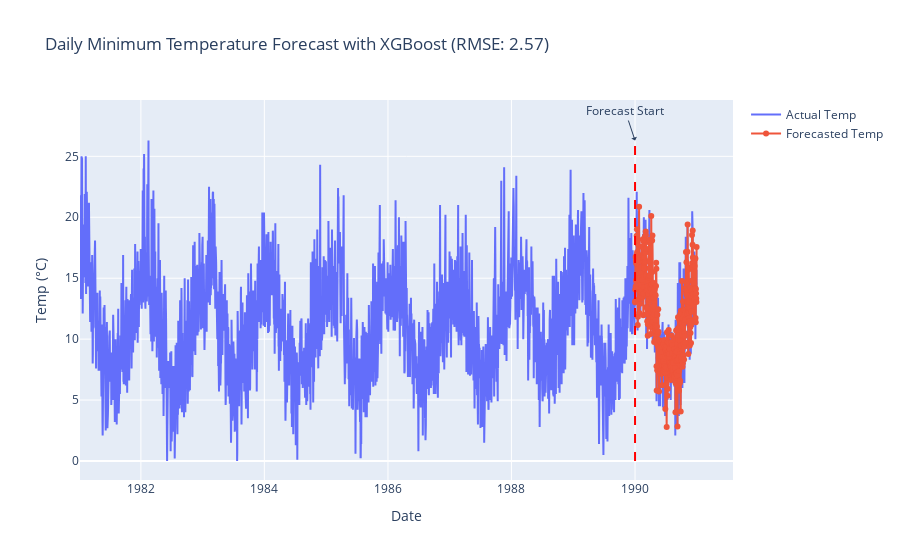

Notebook code for this chart:
### Code cell
import pandas as pd
import numpy as np
import xgboost as xgb
import plotly.graph_objs as go
from sklearn.metrics import mean_squared_error
from sklearn.model_selection import train_test_split

# Load dataset
url = "https://raw.githubusercontent.com/jbrownlee/Datasets/master/daily-min-temperatures.csv"
df = pd.read_csv(url, parse_dates=['Date'])
df.columns = ['ds', 'y']

# Create lag features
for lag in range(1, 6):
    df[f'lag_{lag}'] = df['y'].shift(lag)
df.dropna(inplace=True)

# Split into train and test
train, test = train_test_split(df, test_size=0.1, shuffle=False)
features = [f'lag_{i}' for i in range(1, 6)]

# Train model
model = xgb.XGBRegressor(objective='reg:squarederror', n_estimators=100)
model.fit(train[features], train['y'])

# Predict
test['y_pred'] = model.predict(test[features])
rmse = np.sqrt(mean_squared_error(test['y'], test['y_pred']))

# Create Plotly figure
fig = go.Figure()

# Actual full time series
fig.add_trace(go.Scatter(x=df['ds'], y=df['y'], mode='lines', name='Actual Temp'))

# Forecast (on test set)
fig.add_trace(go.Scatter(x=test['ds'], y=test['y_pred'], mode='lines+markers', name='Forecasted Temp'))

# Add vertical line where forecast starts
forecast_start = test['ds'].iloc[0]
fig.add_shape(
    type='line',
    x0=forecast_start, x1=forecast_start,
    y0=min(df['y']), y1=max(df['y']),
    line=dict(color='Red', dash='dash'),
    name='Forecast Start'
)
fig.add_annotation(
    x=forecast_start,
    y=max(df['y']),
    text="Forecast Start",
    showarrow=True,
    arrowhead=1
)

# Layout
fig.update_layout(
    title=f"Daily Minimum Temperature Forecast with XGBoost (RMSE: {rmse:.2f})",
    xaxis_title='Date',
    yaxis_title='Temp (°C)',
    shapes=[dict(
        type="line",
        x0=forecast_start,
        x1=forecast_start,
        y0=min(df['y']),
        y1=max(df['y']),
        line=dict(color="Red", width=2, dash="dash"),
    )]
)

fig.show()

### Figure 1 — Plotly figure (JSON) as saved in the notebook; plotly's stock layout.template omitted (floating-point values rounded to 4 significant figures; data arrays with more than 128 entries replaced by an {"elided": "..."} marker saying what was removed)
{"data": [{"mode": "lines", "name": "Actual Temp", "type": "scatter", "x": {"elided": "3645 str values"}, "y": {"elided": "3645 float values"}}, {"mode": "lines+markers", "name": "Forecasted Temp", "type": "scatter", "x": {"elided": "365 str values"}, "y": {"elided": "365 float values"}}], "layout": {"annotations": [{"arrowhead": 1, "showarrow": true, "text": "Forecast Start", "x": "1990-01-01T00:00:00", "y": 26.3}], "shapes": [{"line": {"color": "Red", "dash": "dash", "width": 2}, "name": "Forecast Start", "type": "line", "x0": "1990-01-01T00:00:00", "x1": "1990-01-01T00:00:00", "y0": 0, "y1": 26.3}], "title": {"text": "Daily Minimum Temperature Forecast with XGBoost (RMSE: 2.57)"}, "xaxis": {"title": {"text": "Date"}}, "yaxis": {"title": {"text": "Temp (°C)"}}}}
